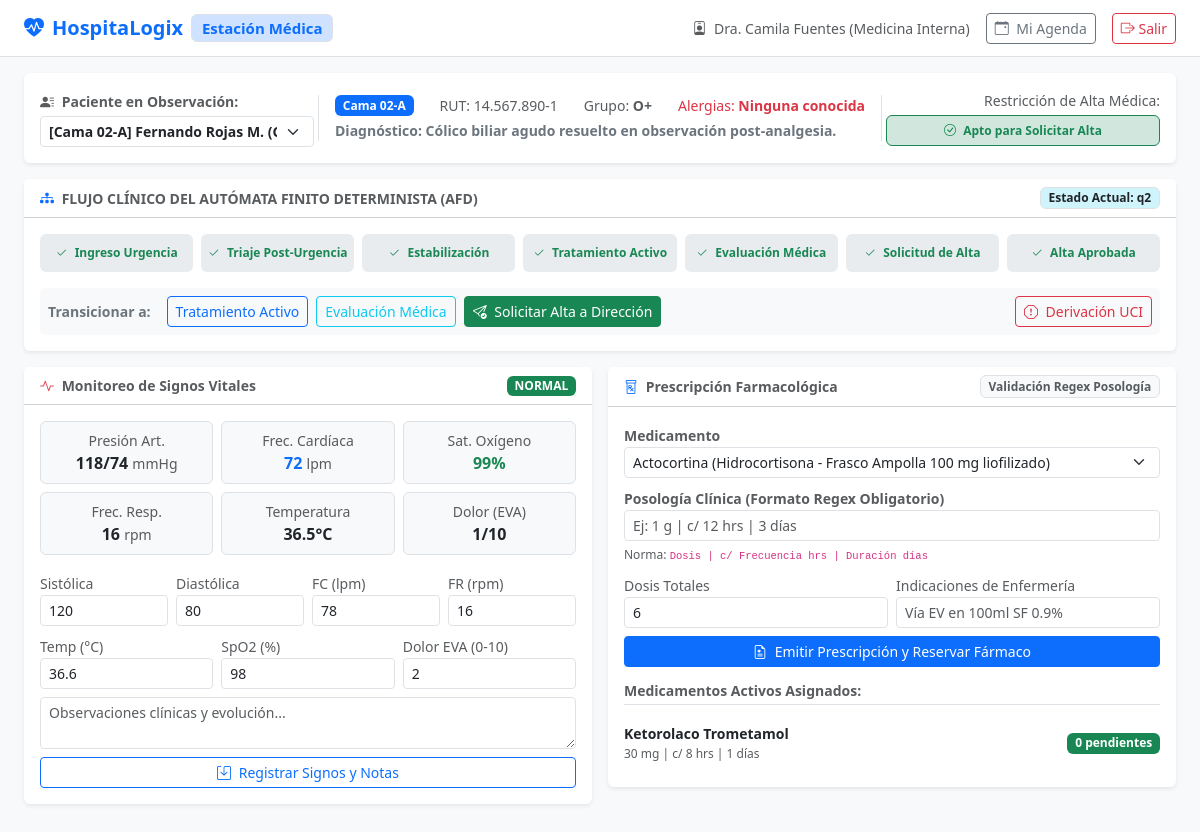
/backend-php/medico/dashboard.php (signed in), run on the app's committed database.
### tables this page shows
CREATE TABLE `pacientes_detalle` (
    `id` INT UNSIGNED AUTO_INCREMENT PRIMARY KEY,
    `usuario_id` INT UNSIGNED NOT NULL UNIQUE,
    `numero_cama` VARCHAR(20) NOT NULL,
    `diagnostico_ingreso` TEXT NOT NULL,
    `fecha_ingreso` DATETIME NOT NULL DEFAULT CURRENT_TIMESTAMP,
    `grupo_sanguineo` VARCHAR(10) DEFAULT 'O+',
    `alergias` VARCHAR(255) DEFAULT 'Ninguna conocida',
    `estado_automata` ENUM(
        'q0',
        'q1',
        'q2',
        'q3',
        'q4',
        'q5'
    ) NOT NULL DEFAULT 'q2',
    `medico_asignado_id` INT UNSIGNED NULL,
    `tiempo_estimado_alta` DATETIME NULL,
    CONSTRAINT `fk_pacientes_usuario` FOREIGN KEY (`usuario_id`) REFERENCES `usuarios` (`id`) ON DELETE CASCADE,
    CONSTRAINT `fk_pacientes_medico` FOREIGN KEY (`medico_asignado_id`) REFERENCES `usuarios` (`id`) ON DELETE SET NULL
);

CREATE TABLE `usuarios` (
    `id` INT UNSIGNED AUTO_INCREMENT PRIMARY KEY,
    `rol_id` INT UNSIGNED NOT NULL,
    `nombre_completo` VARCHAR(150) NOT NULL,
    `email` VARCHAR(120) NOT NULL UNIQUE,
    `password_hash` VARCHAR(255) NOT NULL,
    `rut_dni` VARCHAR(20) NOT NULL UNIQUE,
    `telefono` VARCHAR(25) NULL,
    `activo` TINYINT(1) DEFAULT 1,
    `creado_en` TIMESTAMP DEFAULT CURRENT_TIMESTAMP,
    `actualizado_en` TIMESTAMP DEFAULT CURRENT_TIMESTAMP ON UPDATE CURRENT_TIMESTAMP,
    CONSTRAINT `fk_usuarios_rol` FOREIGN KEY (`rol_id`) REFERENCES `roles` (`id`) ON DELETE RESTRICT
);

CREATE TABLE `signos_vitales` (
    `id` INT UNSIGNED AUTO_INCREMENT PRIMARY KEY,
    `paciente_id` INT UNSIGNED NOT NULL,
    `medico_o_enfermero_id` INT UNSIGNED NOT NULL,
    `presion_sistolica` INT NOT NULL,
    `presion_diastolica` INT NOT NULL,
    `frecuencia_cardiaca` INT NOT NULL,
    `frecuencia_respiratoria` INT NOT NULL,
    `temperatura` DECIMAL(4,1) NOT NULL,
    `saturacion_oxigeno` INT NOT NULL,
    `nivel_dolor_eva` TINYINT UNSIGNED DEFAULT 0,
    `estado_alerta` ENUM('NORMAL', 'ALERTA_MODERADA', 'ALERTA_CRITICA') NOT NULL DEFAULT 'NORMAL',
    `comentarios_clinicos` TEXT NULL,
    `fecha_toma` DATETIME NOT NULL DEFAULT CURRENT_TIMESTAMP,
    CONSTRAINT `fk_signos_paciente` FOREIGN KEY (`paciente_id`) REFERENCES `pacientes_detalle` (`id`) ON DELETE CASCADE,
    CONSTRAINT `fk_signos_responsable` FOREIGN KEY (`medico_o_enfermero_id`) REFERENCES `usuarios` (`id`) ON DELETE RESTRICT
);

CREATE TABLE `prescripciones` (
    `id` INT UNSIGNED AUTO_INCREMENT PRIMARY KEY,
    `paciente_id` INT UNSIGNED NOT NULL,
    `medico_id` INT UNSIGNED NOT NULL,
    `medicamento_id` INT UNSIGNED NOT NULL,
    `posologia_formato` VARCHAR(120) NOT NULL COMMENT 'Formato Regex: Dosis | Frecuencia | Duracion',
    `dosis_totales` INT NOT NULL DEFAULT 1,
    `dosis_administradas` INT NOT NULL DEFAULT 0,
    `dosis_pendientes` INT NOT NULL DEFAULT 1,
    `indicaciones_especiales` TEXT NULL,
    `estado` ENUM('ACTIVA', 'SUSPENDIDA', 'FINALIZADA') NOT NULL DEFAULT 'ACTIVA',
    `fecha_prescripcion` DATETIME NOT NULL DEFAULT CURRENT_TIMESTAMP,
    CONSTRAINT `fk_presc_paciente` FOREIGN KEY (`paciente_id`) REFERENCES `pacientes_detalle` (`id`) ON DELETE CASCADE,
    CONSTRAINT `fk_presc_medico` FOREIGN KEY (`medico_id`) REFERENCES `usuarios` (`id`) ON DELETE RESTRICT,
    CONSTRAINT `fk_presc_medicamento` FOREIGN KEY (`medicamento_id`) REFERENCES `medicamentos` (`id`) ON DELETE RESTRICT,
    CONSTRAINT `chk_dosis_pendientes_no_negativas` CHECK (`dosis_pendientes` >= 0)
);

CREATE TABLE `medicamentos` (
    `id` INT UNSIGNED AUTO_INCREMENT PRIMARY KEY,
    `codigo` VARCHAR(30) NOT NULL UNIQUE,
    `nombre_comercial` VARCHAR(120) NOT NULL,
    `principio_activo` VARCHAR(120) NOT NULL,
    `presentacion` VARCHAR(80) NOT NULL,
    `stock_minimo` INT NOT NULL DEFAULT 10,
    `creado_en` TIMESTAMP DEFAULT CURRENT_TIMESTAMP
);

### backend-php/medico/dashboard.php (the view, shortened to what the rows shown need)
<?php
$pdo = Database::getConnection();
$pacienteSeleccionadoId = isset($_GET['paciente_id']) ? (int) $_GET['paciente_id'] : 0;
$stmtPacientes = $pdo->query("
    SELECT p.id, p.numero_cama, p.diagnostico_ingreso, p.estado_automata, u.nombre_completo, u.rut_dni
    FROM pacientes_detalle p
    JOIN usuarios u ON p.usuario_id = u.id
    WHERE p.estado_automata != 'ALTA_APROBADA'
    ORDER BY p.numero_cama ASC
");
$todosPacientes = $stmtPacientes->fetchAll();
if ($pacienteSeleccionadoId === 0 && !empty($todosPacientes)) {
    $pacienteSeleccionadoId = (int) $todosPacientes[0]['id'];
}
$stmtCurPac = $pdo->prepare("
    SELECT p.*, u.nombre_completo, u.rut_dni, u.telefono
    FROM pacientes_detalle p
    JOIN usuarios u ON p.usuario_id = u.id
    WHERE p.id = ?
");
$stmtCurPac->execute([$pacienteSeleccionadoId]);
$pacienteActivo = $stmtCurPac->fetch();
$stmtUltSignos = $pdo->prepare("SELECT * FROM signos_vitales WHERE paciente_id = ? ORDER BY fecha_toma DESC LIMIT 5");
$stmtUltSignos->execute([$pacienteSeleccionadoId]);
$historialSignos = $stmtUltSignos->fetchAll();
$signoMasReciente = $historialSignos[0] ?? null;
$stmtPrescripciones = $pdo->prepare("
    SELECT pr.*, m.nombre_comercial, m.principio_activo, m.presentacion
    FROM prescripciones pr
    JOIN medicamentos m ON pr.medicamento_id = m.id
    WHERE pr.paciente_id = ?
    ORDER BY pr.fecha_prescripcion DESC
");
$stmtPrescripciones->execute([$pacienteSeleccionadoId]);
$prescripcionesPaciente = $stmtPrescripciones->fetchAll();
?>
<!DOCTYPE html>
<html lang="es">
<head>
    <link href="https://cdn.jsdelivr.net/npm/bootstrap@5.3.3/dist/css/bootstrap.min.css" rel="stylesheet">
    <link rel="stylesheet" href="https://cdn.jsdelivr.net/npm/bootstrap-icons@1.11.3/font/bootstrap-icons.min.css">
</head>
<body class="bg-light">
<div class="container-fluid px-4 py-3">
    <div class="card border-0 shadow-sm p-3 mb-3 bg-white">
        <div class="row align-items-center g-2">
            <div class="col-md-6 border-start border-end px-3">
                <div class="d-flex justify-content-between align-items-center mb-1">
                    <span class="badge bg-primary"><?= htmlspecialchars($pacienteActivo['numero_cama']) ?></span>
                    <span class="small text-muted">RUT: <?= htmlspecialchars($pacienteActivo['rut_dni']) ?></span>
                    <span class="small text-muted">Grupo: <strong><?= htmlspecialchars($pacienteActivo['grupo_sanguineo']) ?></strong></span>
                    <span class="small text-danger">Alergias: <strong><?= htmlspecialchars($pacienteActivo['alergias']) ?></strong></span>
                </div>
                <div class="small fw-semibold text-truncate text-secondary">
                    Diagnóstico: <?= htmlspecialchars($pacienteActivo['diagnostico_ingreso']) ?>
                </div>
            </div>
        </div>
    </div>
    <div class="card border-0 shadow-sm mb-3">
        <div class="card-header bg-white py-2 d-flex justify-content-between align-items-center">
            <span class="small fw-bold text-uppercase text-muted"><i class="bi bi-diagram-3-fill text-primary me-1"></i> Flujo Clínico del Autómata Finito Determinista (AFD)</span>
            <span class="badge bg-info-subtle text-dark border">Estado Actual: <?= htmlspecialchars($pacienteActivo['estado_automata']) ?></span>
        </div>
    </div>
    <div class="row g-3">
        <div class="col-lg-6">
            <div class="card border-0 shadow-sm mb-3">
                <div class="card-header bg-white py-2 d-flex justify-content-between align-items-center">
                    <span class="fw-bold small text-muted"><i class="bi bi-activity text-danger me-1"></i> Monitoreo de Signos Vitales</span>
                    <?php if ($signoMasReciente): ?>
                        <span class="badge <?= $signoMasReciente['estado_alerta'] === 'NORMAL' ? 'bg-success' : 'bg-danger' ?>">
                            <?= $signoMasReciente['estado_alerta'] ?>
                        </span>
                    <?php endif; ?>
                </div>
                <div class="card-body p-3">
                    <?php if ($signoMasReciente): ?>
                        <div class="row text-center g-2 mb-3">
                            <div class="col-4">
                                <div class="p-2 border rounded bg-light">
                                    <small class="text-muted d-block">Presión Art.</small>
                                    <strong class="tabular-nums fs-6"><?= $signoMasReciente['presion_sistolica'] ?>/<?= $signoMasReciente['presion_diastolica'] ?></strong> <small class="text-muted">mmHg</small>
                                </div>
                            </div>
                            <div class="col-4">
                                <div class="p-2 border rounded bg-light">
                                    <small class="text-muted d-block">Frec. Cardíaca</small>
                                    <strong class="tabular-nums fs-6 <?= $signoMasReciente['frecuencia_cardiaca'] > 100 ? 'text-danger' : 'text-primary' ?>"><?= $signoMasReciente['frecuencia_cardiaca'] ?></strong> <small class="text-muted">lpm</small>
                                </div>
                            </div>
                            <div class="col-4">
                                <div class="p-2 border rounded bg-light">
                                    <small class="text-muted d-block">Sat. Oxígeno</small>
                                    <strong class="tabular-nums fs-6 <?= $signoMasReciente['saturacion_oxigeno'] < 94 ? 'text-danger' : 'text-success' ?>"><?= $signoMasReciente['saturacion_oxigeno'] ?>%</strong>
                                </div>
                            </div>
                            <div class="col-4">
                                <div class="p-2 border rounded bg-light">
                                    <small class="text-muted d-block">Frec. Resp.</small>
                                    <strong class="tabular-nums fs-6"><?= $signoMasReciente['frecuencia_respiratoria'] ?></strong> <small class="text-muted">rpm</small>
                                </div>
                            </div>
                            <div class="col-4">
                                <div class="p-2 border rounded bg-light">
                                    <small class="text-muted d-block">Temperatura</small>
                                    <strong class="tabular-nums fs-6 <?= $signoMasReciente['temperatura'] >= 38 ? 'text-danger' : '' ?>"><?= $signoMasReciente['temperatura'] ?>°C</strong>
                                </div>
                            </div>
                            <div class="col-4">
                                <div class="p-2 border rounded bg-light">
                                    <small class="text-muted d-block">Dolor (EVA)</small>
                                    <strong class="tabular-nums fs-6"><?= $signoMasReciente['nivel_dolor_eva'] ?>/10</strong>
                                </div>
                            </div>
                        </div>
                    <?php endif; ?>
                </div>
            </div>
        </div>
        <div class="col-lg-6">
            <div class="card border-0 shadow-sm mb-3">
                <div class="card-body p-3">
                    <?php if (empty($prescripcionesPaciente)): ?>
                        <p class="small text-muted mb-0">Sin prescripciones vigentes.</p>
                    <?php else: ?>
                        <div class="list-group list-group-flush">
                            <?php foreach ($prescripcionesPaciente as $pr): ?>
                                <div class="list-group-item px-0 py-2 d-flex justify-content-between align-items-center">
                                    <div>
                                        <strong class="small"><?= htmlspecialchars($pr['nombre_comercial']) ?></strong>
                                        <div class="text-muted" style="font-size: 0.75rem;"><?= htmlspecialchars($pr['posologia_formato']) ?></div>
                                    </div>
                                    <div class="text-end">
                                        <span class="badge <?= $pr['dosis_pendientes'] > 0 ? 'bg-warning text-dark' : 'bg-success' ?>">
                                            <?= $pr['dosis_pendientes'] ?> pendientes
                                        </span>
                                    </div>
                                </div>
                            <?php endforeach; ?>
                        </div>
                    <?php endif; ?>
                </div>
            </div>
        </div>
    </div>
</div>
</body>
</html>

### data on the page
pacientes_detalle: numero_cama "Cama 02-A", usuario.rut_dni "14.567.890-1", grupo_sanguineo "O+", alergias "Ninguna conocida", diagnostico_ingreso "Cólico biliar agudo resuelto en observación post-analgesia.", estado_automata "q2"
signos_vitales: estado_alerta "NORMAL", presion_sistolica "118", presion_diastolica "74", frecuencia_cardiaca "72", saturacion_oxigeno "99", frecuencia_respiratoria "16", temperatura "36.5", nivel_dolor_eva "1"
prescripciones: medicamento.nombre_comercial "Ketorolaco Trometamol", posologia_formato "30 mg | c/ 8 hrs | 1 días", dosis_pendientes "0"

### other printed values
$_SESSION['nombre_completo'] "Dra. Camila Fuentes (Medicina Interna)"
$etiqueta "Ingreso Urgencia"
$etiqueta "Triaje Post-Urgencia"
$etiqueta "Estabilización"
$etiqueta "Tratamiento Activo"
$etiqueta "Evaluación Médica"
$etiqueta "Solicitud de Alta"
$etiqueta "Alta Aprobada"
form field medicamento_id "Actocortina (Hidrocortisona - Frasco Ampolla 100 mg liofilizado)"
